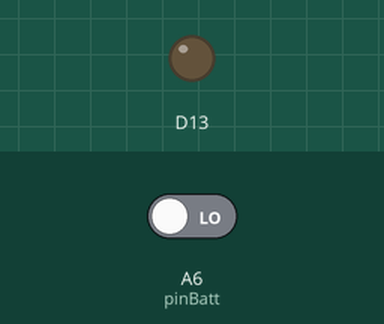
This sketch was run on a simulated Arduino MKR. Shown: output pins drawn as LEDs (lit = HIGH). Inputs (shaded band) come from the test bench; at power-on: A6 (pinBatt) LOW. What the sketch prints to the serial monitor is not drawn.

Above: at 1.2 s.
1.3 s: A6 (pinBatt) driven HIGH
At 1.9 s:
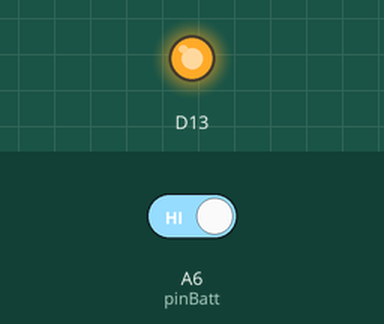
Timing chart, 0 to 4.3 s (numbered marks = the images above; inputs shaded):
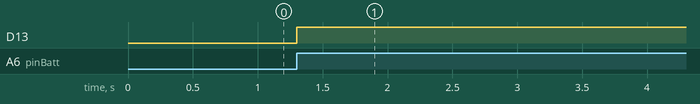

The sketch:

remote_test.ino
```cpp
/*
BOSTON UNIVERSITY ENG-ME692
HEATERBOARD CONTROL PROGRAM
AL LEVINE & ZEWEI WU

Designed for Arduino Nano 33 IOT
*/

//====================================================================================================
//LIBRARIES
#include <Wire.h>             //i2c library
#include <ArduinoLowPower.h>  //low power library
//#include <AHTxx.h>            //temp sensor library

//PIN ASSIGNMENTS
const int pinHeat = 9;             //mosfet control pin
const int pinBatt = A6;            //battery monitor pin
const int pinRelay = A7;           //relay control pin
const int pinRelayInterrupt = 21;  //interrupt pin number for relay, see https://github.com/arduino/ArduinoCore-samd/blob/master/variants/nano_33_iot/variant.cpp
const int pinSDA = A4;             //i2c sda pin
const int pinSCL = A5;             //i2c scl pin
const int sheetA = A2;             //sheet voltage
const int sheetV = A1;             //sheet current
//#define i2cTemp x  //i2c address of temp sensor, https://www.amazon.com/HiLetgo-Precision-Temperature-Humidity-2-0-5-5V/dp/B09KGW1G41

//VARIABLE ASSIGNMENTS
const float Kp = 1;
const int tempMax = 200;                    //celsius, max safe temperature for heater
const int tempDes = 50;                     //celsius, desired operating temperature for heater
const int vMin = 12;                        //volts, minimum safe voltage for battery operation
float tempCur = 0;                          //store temp result
unsigned long timeStart = 0;                //store time
unsigned long timerMax = 15 * (60 * 1000);  //max time for heater, [min]*[s/min]*[ms/s]

//Temp sensor setup
//AHTxx aht21(AHTXX_ADDRESS_X38, AHT2x_SENSOR);  //sensor address, sensor type

//====================================================================================================
//SETUP

bool toggle = false;

void setup() {

  pinMode(pinHeat, INPUT);
  pinMode(pinBatt, INPUT);
  pinMode(pinRelay, INPUT);
  pinMode(sheetV, INPUT);
  pinMode(sheetA, INPUT);
  pinMode(13, OUTPUT);

  Wire.begin();          //join i2c bus
  Serial.begin(115200);  //start serial for output
  Serial.println("Serial begin");

  LowPower.attachInterruptWakeup(pinRelayInterrupt, callback, RISING);  // attaches relay pin to wake board and run interrupt function
}

//====================================================================================================
//LOOP
void loop() {
  if (toggle == true) {
    digitalWrite(13, HIGH);
  }
  if (toggle == false) {
    digitalWrite(13, LOW);
  }
}

//==================================================
//FUNCTIONS
void callback() {  //interrupt function
  timeStart = millis();
  if (toggle == false) {
    toggle = 1;
  } else {
    toggle = 0;
  }
}

// void pid() {
//   float tempCur = readTemp();     //read temperature from sensor
//   float err = tempDes - tempCur;  //find error between current and desired temp
//   Serial.print("Temp difference: ");
//   Serial.println(err);
//   float P = Kp * err + tempDes;                      //proportional control equation
//   analogWrite(pinHeat, map(P, 0, tempDes, 0, 255));  //map proportional control to pwm signal
// }

void voltCheck() {                       //checks voltage of battery from 1/3 voltage divider
  float vCur = analogRead(pinBatt) * 3;  // voltage reading from (1/3) divider
  if (vCur <= vMin) {
    Serial.println("Low voltage. Going to sleep.");
    LowPower.sleep();
  } else {
    Serial.print("Voltage good. ");
    Serial.print(vCur);
    Serial.println(" volts.");
  }
}


float timer(unsigned long start) {  //function to find time passed since start time
  unsigned long startTime = start;
  unsigned long curTime = millis();
  return start - curTime;
}
```

Measured:
- after the input at 1.3 s, D13: LOW → HIGH at once
